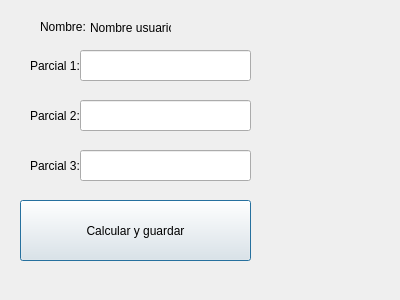
<?xml version="1.0" encoding="UTF-8"?>
<ui version="4.0">
 <class>Dialog</class>
 <widget class="QDialog" name="Dialog">
  <property name="geometry">
   <rect>
    <x>0</x>
    <y>0</y>
    <width>400</width>
    <height>300</height>
   </rect>
  </property>
  <property name="windowTitle">
   <string>Dialog</string>
  </property>
  <widget class="QLabel" name="label">
   <property name="geometry">
    <rect>
     <x>40</x>
     <y>20</y>
     <width>47</width>
     <height>13</height>
    </rect>
   </property>
   <property name="text">
    <string>Nombre:</string>
   </property>
  </widget>
  <widget class="QLabel" name="lblNombre">
   <property name="geometry">
    <rect>
     <x>90</x>
     <y>20</y>
     <width>81</width>
     <height>16</height>
    </rect>
   </property>
   <property name="text">
    <string>Nombre usuario</string>
   </property>
  </widget>
  <widget class="QLabel" name="label_3">
   <property name="geometry">
    <rect>
     <x>30</x>
     <y>50</y>
     <width>51</width>
     <height>31</height>
    </rect>
   </property>
   <property name="text">
    <string>Parcial 1:</string>
   </property>
  </widget>
  <widget class="QLabel" name="label_4">
   <property name="geometry">
    <rect>
     <x>30</x>
     <y>100</y>
     <width>51</width>
     <height>31</height>
    </rect>
   </property>
   <property name="text">
    <string>Parcial 2:</string>
   </property>
  </widget>
  <widget class="QLabel" name="label_5">
   <property name="geometry">
    <rect>
     <x>30</x>
     <y>150</y>
     <width>51</width>
     <height>31</height>
    </rect>
   </property>
   <property name="text">
    <string>Parcial 3:</string>
   </property>
  </widget>
  <widget class="QLineEdit" name="txtParcial1">
   <property name="geometry">
    <rect>
     <x>80</x>
     <y>50</y>
     <width>171</width>
     <height>31</height>
    </rect>
   </property>
  </widget>
  <widget class="QLineEdit" name="txtParcial2">
   <property name="geometry">
    <rect>
     <x>80</x>
     <y>100</y>
     <width>171</width>
     <height>31</height>
    </rect>
   </property>
  </widget>
  <widget class="QLineEdit" name="txtParcial3">
   <property name="geometry">
    <rect>
     <x>80</x>
     <y>150</y>
     <width>171</width>
     <height>31</height>
    </rect>
   </property>
  </widget>
  <widget class="QPushButton" name="btnCalcular">
   <property name="geometry">
    <rect>
     <x>20</x>
     <y>200</y>
     <width>231</width>
     <height>61</height>
    </rect>
   </property>
   <property name="text">
    <string>Calcular y guardar</string>
   </property>
  </widget>
 </widget>
 <resources/>
 <connections/>
</ui>
